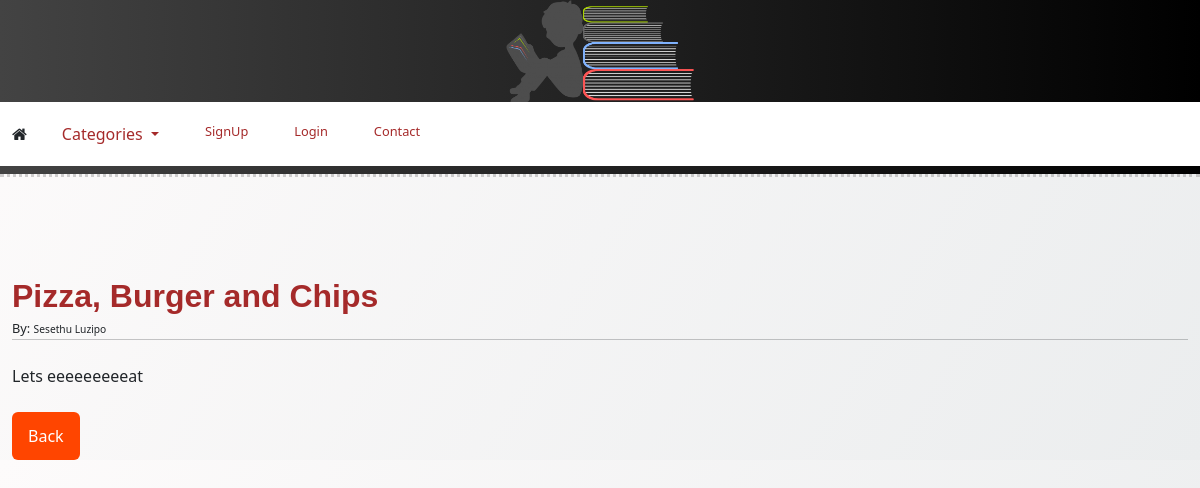
Screenshot of /article/8 with the database file from the repository.
### mySite/models.py (models this page shows, shortened)
class Post(models.Model):
    title = models.CharField(max_length=255)
    title_tag = models.CharField(max_length=255)
    author = models.ForeignKey(User, on_delete=models.CASCADE)
    body = models.TextField()
    post_date = models.DateTimeField(auto_now_add=True)
    category = models.CharField(max_length=255, default="Select")

### mySite/views.py (the view)
# urls.py: path("article/<int:pk>", ArticleDetailView.as_view(), name="post-details"),
class ArticleDetailView(DetailView):
    model = Post
    template_name = "../templates/registration/posts_folder/post_details.html"
    def get_context_data(self, *args, **kwargs):
        category_menu = Category.objects.all()
        context = super(ArticleDetailView, self).get_context_data(*args, **kwargs)
        context["category_menu"] = category_menu
        return context

### mySite/models.py (called while the page is built)
    def __str__(self):
        return self.name

### templates/registration/posts_folder/post_details.html (shortened to what this page needs)
{% extends 'base.html' %}
{% block content %}
<h1><strong>{{ post.title }}</strong></h1>
<small>
    By: <small>{{ post.author.first_name }} {{ post.author.last_name }} </small>
</small><br/>
<hr>
<br/>
{{ post.body | safe}}
<br/><br/>
<a href="{% url 'home' %}" class="btn btn-dark">Back</a>
{% endblock %}

### static/blog/style/styling.css (style rules this page uses)
body { background-image: linear-gradient(120deg, #fdfbfb 0%, #ebedee 100%); }
.btn { background-color: orangered; border: none; color: white; padding: 12px 16px; font-size: 16px; cursor: pointer; }
h1 { font-size: xx-large; font-family:'Gill Sans', 'Gill Sans MT', Calibri, 'Trebuchet MS', sans-serif; color: brown; }

### rows the page displays
Post: title "Pizza, Burger and Chips", author.first_name "Sesethu", author.last_name "Luzipo", body "Lets eeeeeeeeeat"
